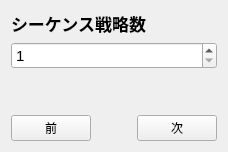
      <widget class="QWidget" name="pageStrategyCount">
       <layout class="QVBoxLayout" name="vLayout_13">
        <item>
         <widget class="QLabel" name="labelTitle_13">
          <property name="font"><font><pointsize>13</pointsize><bold>true</bold></font></property>
          <property name="text"><string>シーケンス戦略数</string></property>
         </widget>
        </item>
        <item>
         <widget class="QSpinBox" name="spinBoxMaxStrategyCount">
          <property name="font"><font><pointsize>11</pointsize></font></property>
          <property name="minimum"><number>1</number></property>
          <property name="maximum"><number>256</number></property>
         </widget>
        </item>
        <item><spacer name="vSpacer_13"><property name="orientation"><enum>Qt::Vertical</enum></property><property name="sizeHint" stdset="0"><size><width>20</width><height>40</height></size></property></spacer></item>
        <item>
         <layout class="QHBoxLayout" name="hNav_13">
          <item><widget class="QPushButton" name="pushButtonPrev_13"><property name="text"><string>前</string></property></widget></item>
          <item><spacer name="hSpacer_13"><property name="orientation"><enum>Qt::Horizontal</enum></property><property name="sizeHint" stdset="0"><size><width>40</width><height>20</height></size></property></spacer></item>
          <item><widget class="QPushButton" name="pushButtonNext_13"><property name="text"><string>次</string></property></widget></item>
         </layout>
        </item>
       </layout>
      </widget>
